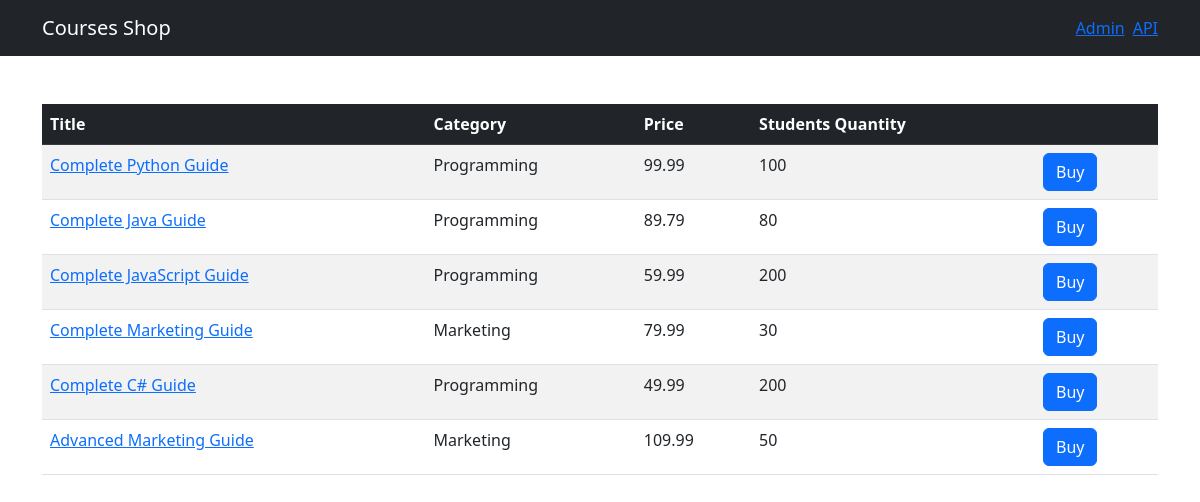
The page / on the database its author committed.
### shop/models.py (models this page shows, shortened)
class Course(models.Model):
    objects = None
    title = models.CharField(max_length=300)
    price = models.FloatField()
    students_qty = models.IntegerField()
    reviews_qty = models.IntegerField()
    category = models.ForeignKey(Category, on_delete=models.CASCADE)
    created_at = models.DateTimeField(default=timezone.now)

class Category(models.Model):
    objects = None
    title = models.CharField(max_length=255)
    created_at = models.DateTimeField(default=timezone.now)
    def __str__(self):
        return self.title

### shop/views.py (the view)
# urls.py: path('', include(api.urls), name='index'),
def index(request):
    courses = Course.objects.all()
    categories = Category.objects.all()
    return render(request, 'shop/courses.html', {'courses': courses})

### templates/shop/courses.html (shortened to what this page needs)
{% extends 'base.html' %}
{% block content %}
<table class="table mt-5 table-boarder table-striped table-hover">
    <thead class="table-dark">
        <tr>
            <th>Title</th>
            <th>Category</th>
            <th>Price</th>
            <th>Students Quantity</th>
            <th></th>
        </tr>
    </thead>
    <tbody>
        {%for course in courses %}
        <tr>
            <td>
                <a href={%url "shop:single_course" course.id %}>{{ course.title }}</a>
            </td>
            <td>{{ course.category }}</td>
            <td>{{ course.price }}</td>
            <td>{{ course.students_qty }}</td>
            <td><button class="btn btn-primary">Buy</button></td>
        </tr>
        {% endfor %}
    </tbody>
</table>
{% endblock  %}

### templates/base.html (shortened to what this page needs)
<!DOCTYPE html>
<html lang="en">
<head>
    <link href="https://cdn.jsdelivr.net/npm/bootstrap@5.3.0-alpha3/dist/css/bootstrap.min.css" rel="stylesheet">
</head>
<body>
    <nav class="navbar navbar-dark bg-dark">
        <div class="container">
            <a href={% url "shop:index" %} class="navbar-brand" >Courses Shop</a>
            <span class="navbar navbar-dark bg-dark">
                <a href="/admin/" class="me-2" target="_blank">Admin</a>
                <a href="/api/v1/" target="_blank">API</a>
            </span>
        </div>
    </nav>
    <main class="container">
        {% block content%}
        {% endblock %}
    </main>
</body>
</html>

### rows shown on the page
Course: title "Complete Python Guide", category "Programming", price "99.99", students_qty "100"
Course: title "Complete Java Guide", category "Programming", price "89.79", students_qty "80"
Course: title "Complete JavaScript Guide", category "Programming", price "59.99", students_qty "200"
Course: title "Complete Marketing Guide", category "Marketing", price "79.99", students_qty "30"
Course: title "Complete C# Guide", category "Programming", price "49.99", students_qty "200"
Course: title "Advanced Marketing Guide", category "Marketing", price "109.99", students_qty "50"
